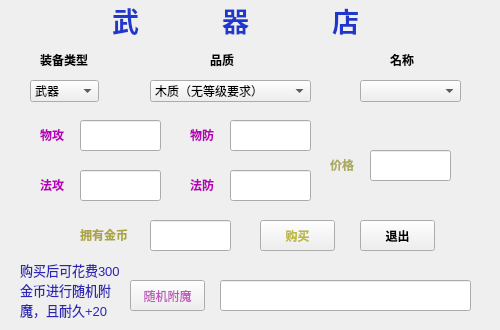
<?xml version="1.0" encoding="UTF-8"?>
<ui version="4.0">
 <class>Form_wuqidian</class>
 <widget class="QWidget" name="Form_wuqidian">
  <property name="geometry">
   <rect>
    <x>0</x>
    <y>0</y>
    <width>500</width>
    <height>330</height>
   </rect>
  </property>
  <property name="maximumSize">
   <size>
    <width>500</width>
    <height>330</height>
   </size>
  </property>
  <property name="windowTitle">
   <string>Form</string>
  </property>
  <widget class="QLabel" name="label">
   <property name="geometry">
    <rect>
     <x>40</x>
     <y>50</y>
     <width>61</width>
     <height>21</height>
    </rect>
   </property>
   <property name="text">
    <string>&lt;html&gt;&lt;head/&gt;&lt;body&gt;&lt;p&gt;&lt;span style=&quot; font-size:9pt; font-weight:600;&quot;&gt;装备类型&lt;/span&gt;&lt;/p&gt;&lt;/body&gt;&lt;/html&gt;</string>
   </property>
  </widget>
  <widget class="QLabel" name="label_2">
   <property name="geometry">
    <rect>
     <x>390</x>
     <y>50</y>
     <width>41</width>
     <height>21</height>
    </rect>
   </property>
   <property name="text">
    <string>&lt;html&gt;&lt;head/&gt;&lt;body&gt;&lt;p&gt;&lt;span style=&quot; font-size:9pt; font-weight:600;&quot;&gt;名称&lt;/span&gt;&lt;/p&gt;&lt;/body&gt;&lt;/html&gt;</string>
   </property>
  </widget>
  <widget class="QPushButton" name="goumai">
   <property name="geometry">
    <rect>
     <x>260</x>
     <y>220</y>
     <width>75</width>
     <height>31</height>
    </rect>
   </property>
   <property name="palette">
    <palette>
     <active>
      <colorrole role="ButtonText">
       <brush brushstyle="SolidPattern">
        <color alpha="255">
         <red>188</red>
         <green>184</green>
         <blue>61</blue>
        </color>
       </brush>
      </colorrole>
     </active>
     <inactive>
      <colorrole role="ButtonText">
       <brush brushstyle="SolidPattern">
        <color alpha="255">
         <red>188</red>
         <green>184</green>
         <blue>61</blue>
        </color>
       </brush>
      </colorrole>
     </inactive>
     <disabled>
      <colorrole role="ButtonText">
       <brush brushstyle="SolidPattern">
        <color alpha="255">
         <red>120</red>
         <green>120</green>
         <blue>120</blue>
        </color>
       </brush>
      </colorrole>
     </disabled>
    </palette>
   </property>
   <property name="font">
    <font>
     <pointsize>9</pointsize>
     <weight>75</weight>
     <bold>true</bold>
    </font>
   </property>
   <property name="text">
    <string>购买</string>
   </property>
  </widget>
  <widget class="QPushButton" name="tuichu">
   <property name="geometry">
    <rect>
     <x>360</x>
     <y>220</y>
     <width>75</width>
     <height>31</height>
    </rect>
   </property>
   <property name="font">
    <font>
     <pointsize>9</pointsize>
     <weight>75</weight>
     <bold>true</bold>
    </font>
   </property>
   <property name="text">
    <string>退出</string>
   </property>
  </widget>
  <widget class="QComboBox" name="mingcheng">
   <property name="geometry">
    <rect>
     <x>360</x>
     <y>80</y>
     <width>101</width>
     <height>22</height>
    </rect>
   </property>
   <property name="editable">
    <bool>false</bool>
   </property>
  </widget>
  <widget class="QComboBox" name="leixing">
   <property name="geometry">
    <rect>
     <x>30</x>
     <y>80</y>
     <width>69</width>
     <height>22</height>
    </rect>
   </property>
   <item>
    <property name="text">
     <string>武器</string>
    </property>
   </item>
   <item>
    <property name="text">
     <string>防具</string>
    </property>
   </item>
  </widget>
  <widget class="QLabel" name="label_3">
   <property name="geometry">
    <rect>
     <x>210</x>
     <y>50</y>
     <width>31</width>
     <height>21</height>
    </rect>
   </property>
   <property name="text">
    <string>&lt;html&gt;&lt;head/&gt;&lt;body&gt;&lt;p&gt;&lt;span style=&quot; font-size:9pt; font-weight:600;&quot;&gt;品质&lt;/span&gt;&lt;/p&gt;&lt;/body&gt;&lt;/html&gt;</string>
   </property>
  </widget>
  <widget class="QComboBox" name="pinzhi">
   <property name="geometry">
    <rect>
     <x>150</x>
     <y>80</y>
     <width>161</width>
     <height>22</height>
    </rect>
   </property>
   <property name="editable">
    <bool>false</bool>
   </property>
   <item>
    <property name="text">
     <string>木质（无等级要求）</string>
    </property>
   </item>
   <item>
    <property name="text">
     <string>铁质（10级以上可装备）</string>
    </property>
   </item>
   <item>
    <property name="text">
     <string>铜质（20级以上可装备）</string>
    </property>
   </item>
   <item>
    <property name="text">
     <string>银质（30级以上可装备）</string>
    </property>
   </item>
   <item>
    <property name="text">
     <string>金质（40级以上可装备）</string>
    </property>
   </item>
   <item>
    <property name="text">
     <string>宝石（50级以上可装备）</string>
    </property>
   </item>
   <item>
    <property name="text">
     <string>珍珠（60级以上可装备）</string>
    </property>
   </item>
   <item>
    <property name="text">
     <string>钻石（70级以上可装备）</string>
    </property>
   </item>
   <item>
    <property name="text">
     <string>王者（80级以上可装备）</string>
    </property>
   </item>
   <item>
    <property name="text">
     <string>最强王者（90级以上可装备）</string>
    </property>
   </item>
  </widget>
  <widget class="QLabel" name="label_4">
   <property name="geometry">
    <rect>
     <x>330</x>
     <y>150</y>
     <width>31</width>
     <height>31</height>
    </rect>
   </property>
   <property name="text">
    <string>&lt;html&gt;&lt;head/&gt;&lt;body&gt;&lt;p&gt;&lt;span style=&quot; font-size:9pt; font-weight:600; color:#acaa61;&quot;&gt;价格&lt;/span&gt;&lt;/p&gt;&lt;/body&gt;&lt;/html&gt;</string>
   </property>
  </widget>
  <widget class="QLineEdit" name="jiage">
   <property name="geometry">
    <rect>
     <x>370</x>
     <y>150</y>
     <width>81</width>
     <height>31</height>
    </rect>
   </property>
   <property name="alignment">
    <set>Qt::AlignCenter</set>
   </property>
   <property name="readOnly">
    <bool>true</bool>
   </property>
  </widget>
  <widget class="QPushButton" name="suijifumo">
   <property name="geometry">
    <rect>
     <x>130</x>
     <y>280</y>
     <width>75</width>
     <height>31</height>
    </rect>
   </property>
   <property name="palette">
    <palette>
     <active>
      <colorrole role="ButtonText">
       <brush brushstyle="SolidPattern">
        <color alpha="255">
         <red>191</red>
         <green>87</green>
         <blue>186</blue>
        </color>
       </brush>
      </colorrole>
     </active>
     <inactive>
      <colorrole role="ButtonText">
       <brush brushstyle="SolidPattern">
        <color alpha="255">
         <red>191</red>
         <green>87</green>
         <blue>186</blue>
        </color>
       </brush>
      </colorrole>
     </inactive>
     <disabled>
      <colorrole role="ButtonText">
       <brush brushstyle="SolidPattern">
        <color alpha="255">
         <red>120</red>
         <green>120</green>
         <blue>120</blue>
        </color>
       </brush>
      </colorrole>
     </disabled>
    </palette>
   </property>
   <property name="font">
    <font>
     <pointsize>9</pointsize>
    </font>
   </property>
   <property name="text">
    <string>随机附魔</string>
   </property>
  </widget>
  <widget class="QLineEdit" name="fumoxiaoguo">
   <property name="geometry">
    <rect>
     <x>220</x>
     <y>280</y>
     <width>251</width>
     <height>31</height>
    </rect>
   </property>
   <property name="alignment">
    <set>Qt::AlignLeading|Qt::AlignLeft|Qt::AlignVCenter</set>
   </property>
   <property name="readOnly">
    <bool>true</bool>
   </property>
  </widget>
  <widget class="QLabel" name="label_5">
   <property name="geometry">
    <rect>
     <x>20</x>
     <y>260</y>
     <width>111</width>
     <height>61</height>
    </rect>
   </property>
   <property name="lineWidth">
    <number>1</number>
   </property>
   <property name="midLineWidth">
    <number>1</number>
   </property>
   <property name="text">
    <string>&lt;!DOCTYPE HTML PUBLIC &quot;-//W3C//DTD HTML 4.0//EN&quot; &quot;http://www.w3.org/TR/REC-html40/strict.dtd&quot;&gt;
&lt;html&gt;&lt;head&gt;&lt;meta name=&quot;qrichtext&quot; content=&quot;1&quot; /&gt;&lt;style type=&quot;text/css&quot;&gt;
p, li { white-space: pre-wrap; }
&lt;/style&gt;&lt;/head&gt;&lt;body style=&quot; font-family:'MS Shell Dlg 2'; font-size:8pt; font-weight:400; font-style:normal;&quot;&gt;
&lt;p style=&quot; margin-top:12px; margin-bottom:12px; margin-left:0px; margin-right:0px; -qt-block-indent:0; text-indent:0px;&quot;&gt;&lt;span style=&quot; font-size:10pt; color:#2d24b4;&quot;&gt;购买后可花费300金币进行随机附魔，且耐久+20&lt;/span&gt;&lt;/p&gt;&lt;/body&gt;&lt;/html&gt;</string>
   </property>
   <property name="wordWrap">
    <bool>true</bool>
   </property>
  </widget>
  <widget class="QLabel" name="label_6">
   <property name="geometry">
    <rect>
     <x>80</x>
     <y>220</y>
     <width>51</width>
     <height>31</height>
    </rect>
   </property>
   <property name="text">
    <string>&lt;html&gt;&lt;head/&gt;&lt;body&gt;&lt;p&gt;&lt;span style=&quot; font-size:9pt; font-weight:600; color:#aba441;&quot;&gt;拥有金币&lt;/span&gt;&lt;/p&gt;&lt;/body&gt;&lt;/html&gt;</string>
   </property>
  </widget>
  <widget class="QLineEdit" name="gold">
   <property name="geometry">
    <rect>
     <x>150</x>
     <y>220</y>
     <width>81</width>
     <height>31</height>
    </rect>
   </property>
   <property name="alignment">
    <set>Qt::AlignCenter</set>
   </property>
   <property name="readOnly">
    <bool>true</bool>
   </property>
  </widget>
  <widget class="QLabel" name="label_7">
   <property name="geometry">
    <rect>
     <x>40</x>
     <y>120</y>
     <width>41</width>
     <height>31</height>
    </rect>
   </property>
   <property name="text">
    <string>&lt;html&gt;&lt;head/&gt;&lt;body&gt;&lt;p&gt;&lt;span style=&quot; font-size:9pt; font-weight:600; color:#b900b9;&quot;&gt;物攻&lt;/span&gt;&lt;/p&gt;&lt;/body&gt;&lt;/html&gt;</string>
   </property>
  </widget>
  <widget class="QLabel" name="label_8">
   <property name="geometry">
    <rect>
     <x>190</x>
     <y>120</y>
     <width>41</width>
     <height>31</height>
    </rect>
   </property>
   <property name="text">
    <string>&lt;html&gt;&lt;head/&gt;&lt;body&gt;&lt;p&gt;&lt;span style=&quot; font-size:9pt; font-weight:600; color:#b900b9;&quot;&gt;物防&lt;/span&gt;&lt;/p&gt;&lt;/body&gt;&lt;/html&gt;</string>
   </property>
  </widget>
  <widget class="QLabel" name="label_9">
   <property name="geometry">
    <rect>
     <x>40</x>
     <y>170</y>
     <width>41</width>
     <height>31</height>
    </rect>
   </property>
   <property name="text">
    <string>&lt;html&gt;&lt;head/&gt;&lt;body&gt;&lt;p&gt;&lt;span style=&quot; font-size:9pt; font-weight:600; color:#b900b9;&quot;&gt;法攻&lt;/span&gt;&lt;/p&gt;&lt;/body&gt;&lt;/html&gt;</string>
   </property>
  </widget>
  <widget class="QLabel" name="label_10">
   <property name="geometry">
    <rect>
     <x>190</x>
     <y>170</y>
     <width>41</width>
     <height>31</height>
    </rect>
   </property>
   <property name="text">
    <string>&lt;html&gt;&lt;head/&gt;&lt;body&gt;&lt;p&gt;&lt;span style=&quot; font-size:9pt; font-weight:600; color:#b900b9;&quot;&gt;法防&lt;/span&gt;&lt;/p&gt;&lt;/body&gt;&lt;/html&gt;</string>
   </property>
  </widget>
  <widget class="QLineEdit" name="wugong">
   <property name="geometry">
    <rect>
     <x>80</x>
     <y>120</y>
     <width>81</width>
     <height>31</height>
    </rect>
   </property>
   <property name="alignment">
    <set>Qt::AlignCenter</set>
   </property>
   <property name="readOnly">
    <bool>true</bool>
   </property>
  </widget>
  <widget class="QLineEdit" name="fagong">
   <property name="geometry">
    <rect>
     <x>80</x>
     <y>170</y>
     <width>81</width>
     <height>31</height>
    </rect>
   </property>
   <property name="alignment">
    <set>Qt::AlignCenter</set>
   </property>
   <property name="readOnly">
    <bool>true</bool>
   </property>
  </widget>
  <widget class="QLineEdit" name="wufang">
   <property name="geometry">
    <rect>
     <x>230</x>
     <y>120</y>
     <width>81</width>
     <height>31</height>
    </rect>
   </property>
   <property name="alignment">
    <set>Qt::AlignCenter</set>
   </property>
   <property name="readOnly">
    <bool>true</bool>
   </property>
  </widget>
  <widget class="QLineEdit" name="fafang">
   <property name="geometry">
    <rect>
     <x>230</x>
     <y>170</y>
     <width>81</width>
     <height>31</height>
    </rect>
   </property>
   <property name="alignment">
    <set>Qt::AlignCenter</set>
   </property>
   <property name="readOnly">
    <bool>true</bool>
   </property>
  </widget>
  <widget class="QLabel" name="label_11">
   <property name="geometry">
    <rect>
     <x>100</x>
     <y>0</y>
     <width>51</width>
     <height>41</height>
    </rect>
   </property>
   <property name="font">
    <font>
     <pointsize>20</pointsize>
     <weight>75</weight>
     <bold>true</bold>
    </font>
   </property>
   <property name="text">
    <string>&lt;html&gt;&lt;head/&gt;&lt;body&gt;&lt;p&gt;&lt;span style=&quot; color:#2037cc;&quot;&gt;武&lt;/span&gt;&lt;/p&gt;&lt;/body&gt;&lt;/html&gt;</string>
   </property>
   <property name="alignment">
    <set>Qt::AlignCenter</set>
   </property>
  </widget>
  <widget class="QLabel" name="label_13">
   <property name="geometry">
    <rect>
     <x>320</x>
     <y>0</y>
     <width>51</width>
     <height>41</height>
    </rect>
   </property>
   <property name="font">
    <font>
     <pointsize>20</pointsize>
     <weight>75</weight>
     <bold>true</bold>
    </font>
   </property>
   <property name="text">
    <string>&lt;html&gt;&lt;head/&gt;&lt;body&gt;&lt;p&gt;&lt;span style=&quot; color:#2037cc;&quot;&gt;店&lt;/span&gt;&lt;/p&gt;&lt;/body&gt;&lt;/html&gt;</string>
   </property>
   <property name="alignment">
    <set>Qt::AlignCenter</set>
   </property>
  </widget>
  <widget class="QLabel" name="label_12">
   <property name="geometry">
    <rect>
     <x>210</x>
     <y>0</y>
     <width>51</width>
     <height>41</height>
    </rect>
   </property>
   <property name="font">
    <font>
     <pointsize>20</pointsize>
     <weight>75</weight>
     <bold>true</bold>
    </font>
   </property>
   <property name="text">
    <string>&lt;html&gt;&lt;head/&gt;&lt;body&gt;&lt;p&gt;&lt;span style=&quot; color:#2037cc;&quot;&gt;器&lt;/span&gt;&lt;/p&gt;&lt;/body&gt;&lt;/html&gt;</string>
   </property>
   <property name="alignment">
    <set>Qt::AlignCenter</set>
   </property>
  </widget>
 </widget>
 <resources/>
 <connections/>
</ui>
